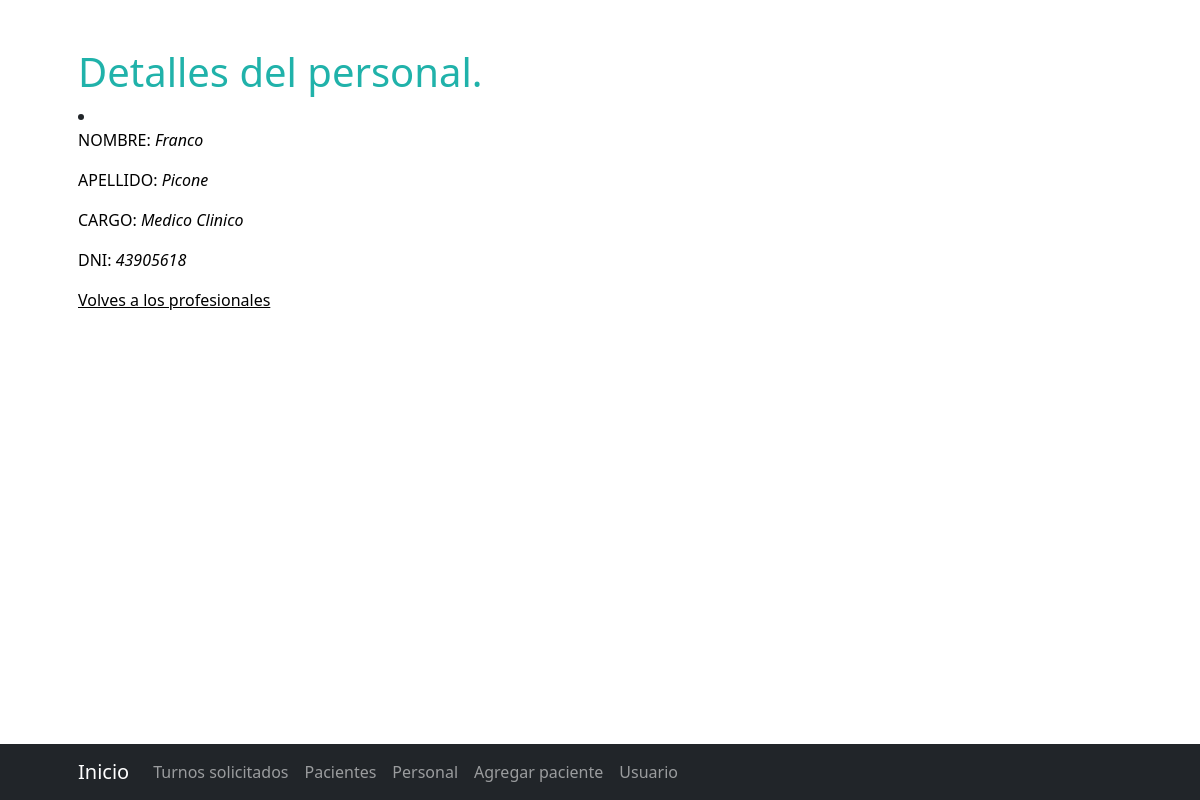
Page /personal_detalle/5 (signed in) on the committed database.
### appClinica/models.py (models this page shows, shortened)
class personal(models.Model):
    nombre = models.CharField(max_length=20)
    apellido = models.CharField(max_length=20)
    cargo = models.CharField(max_length=20)
    dni = models.IntegerField()

### appClinica/views.py (the view)
# urls.py: path('personal_detalle/<pk>', detallePersonal.as_view(), name='personal_detalle'),
class detallePersonal(LoginRequiredMixin, DetailView):
    model = personal
    template_name = "appClinica/personal_detalle.html"

### appClinica/templates/appClinica/personal_detalle.html
{% extends "appClinica/inicio.html" %}
{% load static %}
{% block titulo %}
    <h1 style="color:lightseagreen" class="mt-5"> Detalles del personal. </h1>
{% endblock %}
{% block principal %}
    <li>
        <p style="color:black"> NOMBRE: <i>{{personal.nombre}}</i> </p>
        <p style="color:black"> APELLIDO: <i>{{personal.apellido}}</i> </p>
        <p style="color:black"> CARGO: <i>{{personal.cargo}}</i> </p>
        <p style="color:black"> DNI: <i>{{personal.dni}}</i> </p>
    </li>
    <p style="color:black">
        <a style="color:black" href="{% url 'personal' %}"> Volves a los profesionales</a>
    </p>
{% endblock %}
{% block barra %}
    <li class="nav-item active"><a class="nav-link" href="{% url 'tsolicitado' %}">Turnos solicitados</a></li>
    <li class="nav-item"><a class="nav-link" href="{% url 'pacientes' %}">Pacientes</a></li>
    <li class="nav-item"><a class="nav-link" href="{% url 'personal' %}">Personal</a></li>
    <li class="nav-item"><a class="nav-link" href="{% url 'agregarpaciente' %}">Agregar paciente</a></li>
    <li class="nav-item"><a class="nav-link" href="{% url 'usuario' %}">Usuario</a></li>
{% endblock %}

### rows in the picture
personal: nombre "Franco", apellido "Picone", cargo "Medico Clinico", dni "43905618"
